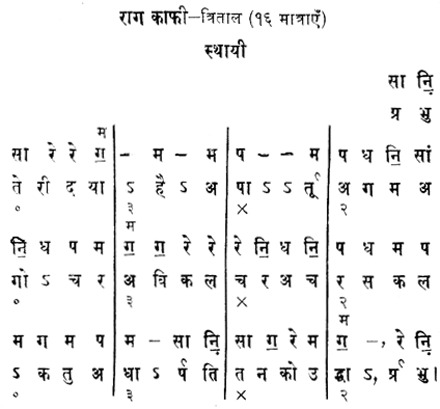
#> input picture images/kafi.jpeg, 440 x 409 px; the run also reads 1 picture not shown here
$ python SymbolDetector.py   (Python 2 division)   (older library calls are emulated)
#> lines starting #> are read from the running program, lines starting #| are printed output that depends on the picture; after the words box and inside, x2 and y2 are one past the last pixel; in counts of white or black regions, pixels touching at a corner belong together
#> further down, color_image is the input picture: shape (409, 440, 3); min 0, max 255, mean 241.1
### src/symbol_recognition.py
import cv2
import numpy as np
import meta
import os


def scaleSymbol(symbolImage):
    '''
    Truncates all the exterior white rows and columns, scales it to 16X16 size and returns it
    :param symbolImage: Image of a symbol
    :return: scaled image
    '''
    #meta.saveImage(symbolImage,"input.jpeg")
    symbolImage = meta.adapt_mean_threshold(symbolImage,blockSize=9,C=7)
    #meta.saveImage(symbolImage, "meanThres.jpeg")
    symbolImage = meta.binary_threshold(symbolImage,200)
    #meta.saveImage(symbolImage, "BinThres.jpeg")
    height, width = symbolImage.shape
#> height = 22; width = 13
    black_rows = np.where(np.any(symbolImage == 0, axis=1))[0]
#> black_rows = [3, 4, 5, 6, 7, 8, 9, 10, 11, 12, 13, 14, 15, 16, 17]
    black_cols = np.where(np.any(symbolImage == 0, axis=0))[0]
#> black_cols = [1, 2, 3, 4, 5, 6, 7, 8, 9, 10, 11]
    row_start,row_end = 0,height-1
#> row_start = 0; row_end = 21
    if len(black_rows) > 0:
        row_start, row_end = min(black_rows),max(black_rows)
#> row_start = 3; row_end = 17
    col_start,col_end = 0,width-1
#> col_start = 0; col_end = 12
    if len(black_cols) > 0:
        col_start, col_end = min(black_cols),max(black_cols)
#> col_start = 1; col_end = 11
    s = cv2.resize(symbolImage[row_start:row_end+1,col_start:col_end+1],(16,16))
    return meta.otsu_threshold(s)


# [10 lines that do not run on import are left out]

### meta.py
import os
import numpy as np
import cv2

# kernel for sobel x
kernelx_sob = np.array([
    [-1,  0, 1],
    [-2, 0, 2],
    [-1, 0, 1]
])
# kernel for sobel y
kernely_sob = np.array([
    [-1, -2, -1],
    [ 0,  0,  0],
    [ 1,  2,  1]
])
# kernel for prewitt x
kernelx_prw = np.array([
    [-1,  0, 1],
    [-1, 0, 1],
    [-1, 0, 1]
])
# kernel for prewitt y
kernely_prw = np.array([
    [-1, -1, -1],
    [ 0,  0,  0],
    [ 1,  1,  1]
])


def getRootDir():
    return os.path.dirname(os.path.abspath(__file__))


# [4 lines left out: function displayImage, not called in this run]


def saveImage(image, name, path = "/images/saved_images/"):
    cv2.imwrite(getRootDir() + path + name, image)


def binary_threshold(image,thresval):
    return cv2.threshold(image, thresval, 255, cv2.THRESH_BINARY)[1]


def binary_inverse_threshold(image,thresval):
    return cv2.threshold(image, thresval, 255, cv2.THRESH_BINARY_INV)[1]


def otsu_threshold(image):
    ret, th = cv2.threshold(image, 0, 255, cv2.THRESH_BINARY + cv2.THRESH_OTSU)
#> ret = 120
    return th


def gauss_otsu_threshold(image):
    image = cv2.GaussianBlur(image, (5, 5), 0)
    return otsu_threshold(image)


def adapt_mean_threshold(image,blockSize=5,C=2):
    return cv2.adaptiveThreshold(image, 255, cv2.ADAPTIVE_THRESH_MEAN_C,cv2.THRESH_BINARY, blockSize, C)


def adapt_gauss_threshold(image,blockSize=5,C=2):
    return cv2.adaptiveThreshold(image, 255, cv2.ADAPTIVE_THRESH_GAUSSIAN_C,cv2.THRESH_BINARY, blockSize, C)

### src/pre_process.py
# Input: Original Image
# Step 1: Identify Region of Interest(ROI)
# Step 2: Remove Noise


import cv2
import  meta
import models.Bandish as Ban
import models.Rectangle as Rect
import numpy as np

#
# ------------ Step 1 (Identification of ROI)------------------------------------------------------------


def getLines(color_image):
    '''
    It takes color image as input and detect lines
    :param color_image:
    :return: segmented lines
    '''
    lines = []
    gray = cv2.cvtColor(color_image,cv2.COLOR_BGR2GRAY)
    #meta.displayImage(image,'Lines')                                                        # grayscale
    thresh = meta.binary_inverse_threshold(gray,150)                                        # threshold
    kernel = cv2.getStructuringElement(cv2.MORPH_CROSS,(3,2))                               # kernel definition
    dilated = cv2.dilate(thresh,kernel,iterations = 10)                                     # dilate
    #meta.displayImage(dilated,'dilated')
    _,contours, hierarchy = cv2.findContours(dilated,cv2.RETR_EXTERNAL,cv2.CHAIN_APPROX_NONE)      # get contours


    #-------Step 2 Identification of lines --------------------------------------------------------------------

    binary_thresh = meta.binary_threshold(gray,150)
    #cv2.imshow('thresh',binary_thresh)
    # for each contour found, draw a rectangle around it on original image
    for contour in contours:
        [x, y, w, h] = cv2.boundingRect(contour)                                    # get rectangle bounding contour
        if h < 40 or w < 40:                                                        # discard areas that are too small
            continue

        start_point = (x,y)
        end_point = (x+w,y+h)
        (x1, y1) = start_point
        (x2, y2) = end_point
        horizontal_histogram = np.zeros(y2+1)
        for i in range(y1, y2):
            for j in range(x1, x2):
                if (binary_thresh[i][j] == 0):
                    horizontal_histogram[i] = horizontal_histogram[i] + 1
        i = y1
        count = 0
        # print np.min(horizontal_histogram[y1+1:y2])
        # print np.max(horizontal_histogram)
        # print np.average(horizontal_histogram[y1+1:y2])
        while (i < y2):
            while (i < y2 and horizontal_histogram[i] <= 10):
                i = i + 1
            start = i
            while (i < y2 and horizontal_histogram[i] > 10):
                i = i + 1
            end = i
            if (end - start >= 15):
                #output.append(((start, y1), (end, y2)))
                count += 1
                if (count%2 == 1):
                    lines.append(((x1,start), (x2,end)))
 #                   cv2.rectangle(image, (x1,start), (x2,end), 0, 1)

    #meta.displayImage(image,'final')                                                # display image with contour
    return  lines

### src/SymbolDetector.py
import cv2
import numpy as np
import meta
import os
import models.Rectangle as Rectangle
import src.pre_process as part1
import src.symbol_segmentation as part2
import src.symbol_recognition as part3
import src.charToMidi as part4

def getTrainDict():
    '''
    Creates a features list from given symbol images in train directory in form of a hashmap
    :return: a hashmap(dictionary) of labelled symbols(key) and their features(value) from train directory
    '''
    trainDir = os.listdir(meta.getRootDir() + '/images/labelled_symbol/')
    trainDict = {}
    for symbolFile in trainDir:
        image = cv2.imread(meta.getRootDir() + '/images/labelled_symbol/' + symbolFile, cv2.IMREAD_GRAYSCALE)
        scaledImage = part3.scaleSymbol(image)
        meta.saveImage(scaledImage,symbolFile)
        symbolName = symbolFile.split('.')
        trainDict[symbolName[0]] = scaledImage
#> pass 2 of the loop in getTrainDict, `for symbolFile in trainDir:`:
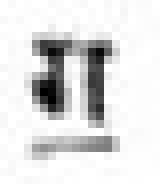
#> input picture images/labelled_symbol/ga.jpeg, 20 x 23 px (shown 8 times larger)
#> in getTrainDict, image is the input picture: shape (23, 20); min 0, max 255, mean 222.8
#> in adapt_mean_threshold (call 2), `return cv2.adaptiveThreshold(image, 255, cv2.ADAPTIVE_THRESH_MEAN_C,cv..`:
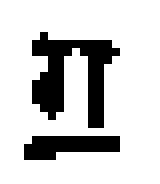
#> returned value: shape (23, 20) (shown 8 times larger); 80.4% white; black in thin lines or dots, all inside (x1, y1, x2, y2) = (3, 4, 15, 20)
#> pass 3 of the loop in getTrainDict, `for symbolFile in trainDir:`:
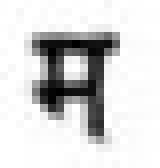
#> input picture images/labelled_symbol/ma.jpeg, 20 x 21 px (shown 8 times larger)
#> in getTrainDict, image is the input picture: shape (21, 20); min 0, max 255, mean 214.3
#> in adapt_mean_threshold (call 3), `return cv2.adaptiveThreshold(image, 255, cv2.ADAPTIVE_THRESH_MEAN_C,cv..`:
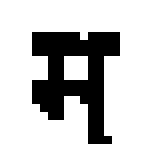
#> returned value: shape (21, 20) (shown 8 times larger); 79.8% white; black in thin lines or dots, all inside (x1, y1, x2, y2) = (4, 4, 15, 18)
#> the loop made 4 passes; the first 3 are shown
    return trainDict


def getTestSymbols(color_image):
    '''
    Segments the image into lines
    For each of these lines, finds individual symbol and gets a list of such symbols in
      a list of Rectangle objects.
    :param color_image: input image
    :return: list of Rectangle objects, each object shows outline of a symbol
    '''

    input_lines,stanzalinecount = part1.getLines(color_image)
    rectList = []
    for tuple in input_lines:
        rectList.append(Rectangle.Rectangle(tuple[0], tuple[1]))
    return part2.segmentImage(color_image, rectList)


def main_first(color_image):
    '''
    Takes an image, and segments it into a list of symbol images,
     and detects which music symbol best matches this symbol image.
    :param color_image: input image
    :return: list of identified symbols
    '''
    gray_image = cv2.cvtColor(color_image, cv2.COLOR_BGR2GRAY)
    trainDict = getTrainDict()
#> trainDict = 4 items
    testSymbols = getTestSymbols(color_image)
#> in binary_inverse_threshold, `return cv2.threshold(image, thresval, 255, cv2.THRESH_BINARY_INV)[1]`:
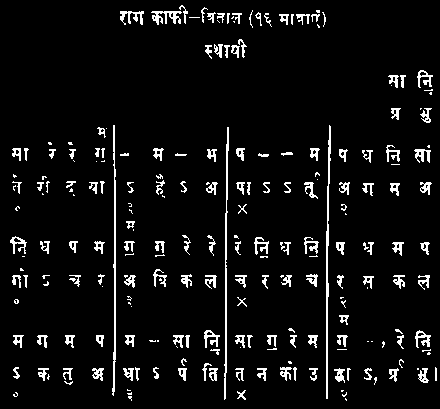
#> returned value: shape (409, 440); 6% white in thin lines or dots
#> in getLines, `dilated = cv2.dilate(thresh,kernel,iterations = 10)`:
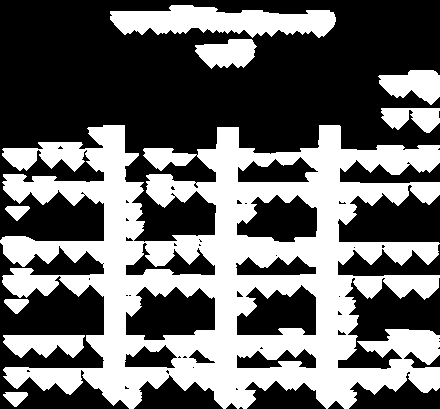
#> dilated: shape (409, 440); 41.2% white; 9 white regions, largest, box (x1, y1, x2, y2) and area: (0, 125, 440, 409) 63351, (110, 5, 336, 38) 4902, (378, 70, 440, 105) 1419
#> in binary_threshold (call 5), `return cv2.threshold(image, thresval, 255, cv2.THRESH_BINARY)[1]`: returned value: shape (409, 440); 94% white; black in thin lines or dots
    testResults = []
    count = 0
    for symbol in testSymbols:
        gray_symbol = gray_image[symbol.colst:symbol.colen, symbol.rowst:symbol.rowen]
        scaledsymbol = part3.scaleSymbol(gray_symbol)
        count = count + 1
        ans = trainDict.keys()[1]
        anscount = len(np.where(scaledsymbol == trainDict[ans]))
        for trainedSymbol in trainDict.keys():
            matchcount = np.sum(scaledsymbol == trainDict[trainedSymbol])
            if matchcount > anscount:
                ans, anscount = trainedSymbol, matchcount
        testResults.append(ans)
        #meta.saveImage(scaledsymbol, ans+str(count)+"kafi.jpeg")
    return testResults

if __name__ == "__main__":
    color_image = cv2.imread(meta.getRootDir() + '/images/kafi.jpeg', cv2.IMREAD_COLOR)
#> (the run stopped early here; a loop or call above may not have finished)
